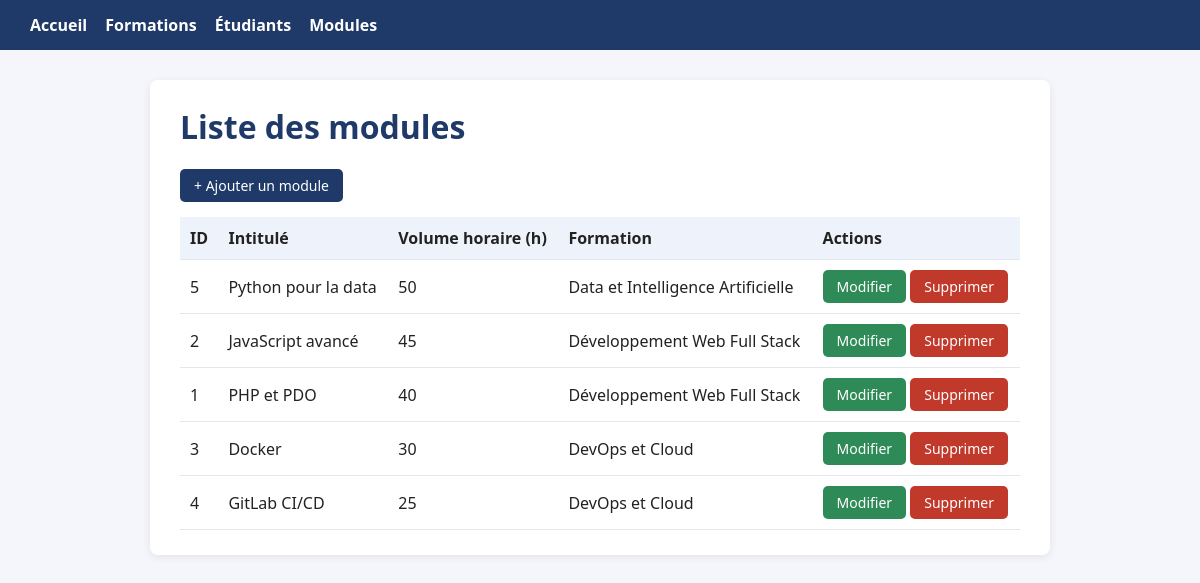
Screenshot of /modules/index.php with the database file from the repository.
### tables this page shows
CREATE TABLE modules (
    id_module      INT AUTO_INCREMENT PRIMARY KEY,
    intitule       VARCHAR(100) NOT NULL,
    volume_horaire INT NOT NULL,
    id_formation   INT NOT NULL,
    CONSTRAINT fk_module_formation FOREIGN KEY (id_formation)
        REFERENCES formations(id_formation)
        ON DELETE CASCADE ON UPDATE CASCADE
);

CREATE TABLE formations (
    id_formation INT AUTO_INCREMENT PRIMARY KEY,
    titre        VARCHAR(100) NOT NULL,
    duree_mois   INT NOT NULL,
    description  TEXT
);

### database/connexion.php (called while the page is built, shortened)
<?php
function h($valeur)
{
    return htmlspecialchars((string) $valeur, ENT_QUOTES, 'UTF-8');
}

### modules/index.php (the view, shortened to what this page needs)
<?php require_once '../database/connexion.php'; ?>
<!DOCTYPE html>
<html lang="fr"><head><meta charset="UTF-8"><title>Modules</title>
<link rel="stylesheet" href="../assets/css/style.css"></head>
<body>
<header><a href="../index.php">Accueil</a><a href="../formations/index.php">Formations</a><a href="../etudiants/index.php">Étudiants</a><a href="../modules/index.php">Modules</a></header>
<main>
<h1>Liste des modules</h1>
<a class="btn" href="create.php">+ Ajouter un module</a>
<?php
$modules = $pdo->query("
    SELECT m.id_module, m.intitule, m.volume_horaire, f.titre AS formation
    FROM modules m
    INNER JOIN formations f ON m.id_formation = f.id_formation
    ORDER BY f.titre, m.intitule
")->fetchAll(PDO::FETCH_ASSOC);
?>
<table>
<tr><th>ID</th><th>Intitulé</th><th>Volume horaire (h)</th><th>Formation</th><th>Actions</th></tr>
<?php foreach ($modules as $m): ?>
<tr>
  <td><?= $m['id_module'] ?></td>
  <td><?= h($m['intitule']) ?></td>
  <td><?= $m['volume_horaire'] ?></td>
  <td><?= h($m['formation']) ?></td>
  <td>
    <a class="btn btn-edit" href="edit.php?id=<?= $m['id_module'] ?>">Modifier</a>
    <a class="btn btn-del" href="delete.php?id=<?= $m['id_module'] ?>" onclick="return confirm('Supprimer ce module ?')">Supprimer</a>
  </td>
</tr>
<?php endforeach; ?>
</table>
</main></body></html>

### assets/css/style.css (style rules this page uses)
* { box-sizing:border-box }
body { font-family:Segoe UI,Arial,sans-serif;background:#f4f6fb;margin:0;color:#222 }
header { background:#1f3a68;color:#fff;padding:14px 30px }
header a { color:#fff;text-decoration:none;margin-right:18px;font-weight:600 }
main { max-width:900px;margin:30px auto;background:#fff;padding:25px 30px;border-radius:8px;box-shadow:0 2px 8px rgba(0,0,0,.08) }
h1 { margin-top:0;color:#1f3a68 }
table { width:100%;border-collapse:collapse;margin-top:15px }
th,td { padding:10px;border-bottom:1px solid #e3e6ee;text-align:left }
th { background:#eef2fa }
.btn { display:inline-block;padding:7px 14px;border-radius:5px;background:#1f3a68;color:#fff;text-decoration:none;border:0;cursor:pointer;font-size:14px }
.btn-edit { background:#2e8b57 }
.btn-del { background:#c0392b }

### rows the page displays
modules: id_module "5", intitule "Python pour la data", volume_horaire "50", id_formation.titre "Data et Intelligence Artificielle"
modules: id_module "2", intitule "JavaScript avancé", volume_horaire "45", id_formation.titre "Développement Web Full Stack"
modules: id_module "1", intitule "PHP et PDO", volume_horaire "40", id_formation.titre "Développement Web Full Stack"
modules: id_module "3", intitule "Docker", volume_horaire "30", id_formation.titre "DevOps et Cloud"
modules: id_module "4", intitule "GitLab CI/CD", volume_horaire "25", id_formation.titre "DevOps et Cloud"
